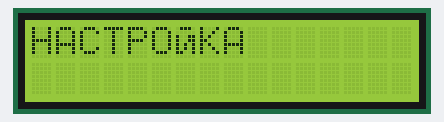
Bench run of a sketch on a simulated Arduino Uno, built with avr-gcc and run on an emulated ATmega328P. On the bench: 16×2 character LCD.

Above: at 0.2 s.
At 1.2 s:
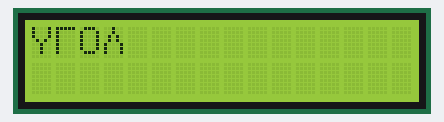
At 2.2 s:
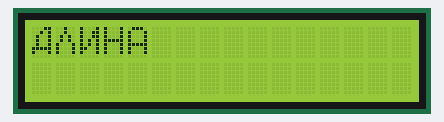
At 3.2 s:
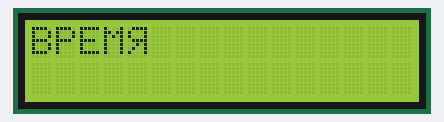
At 4.2 s:
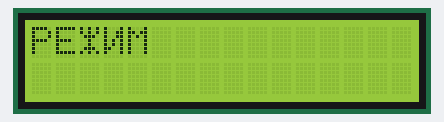

The sketch:

rusLetters.ino
```cpp
#include <Wire.h>
#include <LiquidCrystal_I2C.h>
LiquidCrystal_I2C lcd(0x27,16,2);

byte i2[8] = { // Й
  B01110,
  B00000,
  B10011,
  B10011,
  B10101,
  B10101,
  B11001,
  B00000
};

byte g[8] = { // Г
  B11111,
  B10000,
  B10000,
  B10000,
  B10000,
  B10000,
  B10000,
  B00000
};

byte l[8] = { // Л
  B00100,
    B00100,
    B01010,
    B01010,
    B10001,
    B10001,
    B10001,
    B00000
};
byte i[8] = { // И
  B10001,
    B10011,
    B10011,
    B10101,
    B10101,
    B11001,
    B10001,
    B00000
};

byte zh[8] ={ // Ж
    B10101,
    B10101,
    B01110,
    B00100,
    B00100,
    B01110,
    B10101,
    B00000
};

byte ya[8] = { // Я
  B01111,
  B10001,
  B10001,
  B01111,
  B00101,
  B01001,
  B10001,
  B00000
};

byte d[8] = { // Д
  B00011,
  B00101,
  B01001,
  B01001,
  B01001,
  B11111,
  B10001,
  B00000
};


void setup() {
    Wire.begin();
    lcd.begin();
    lcd.backlight();// Включаем подсветку дисплея
    lcd.setCursor(8, 1);
    Serial.begin(9600);

    lcd.createChar (0, i2);
    lcd.createChar (1, g);
    lcd.createChar (2, l);
    lcd.createChar (3, d);
    lcd.createChar (4, i);
    lcd.createChar (5, ya);
    lcd.createChar (6, zh);
}

void loop() {
   lcd.setCursor(0,0);

   lcd.print("HACTPO");
   lcd.print(char(0));
   lcd.print("KA");
   delay(1000);
   lcd.clear();

   lcd.print("Y");
   lcd.print(char(1));
   lcd.print("O");
   lcd.print(char(2));
   delay(1000);
   lcd.clear();

   lcd.print(char(3));
   lcd.print(char(2));
   lcd.print(char(4));
   lcd.print("HA");
   delay(1000);
   lcd.clear();

   lcd.print("BPEM");
   lcd.print(char(5));
   delay(1000);
   lcd.clear();

   lcd.print("PE");
   lcd.print(char(6));
   lcd.print(char(4));
   lcd.print("M");
   delay(1000);
   lcd.clear();
}
```

Measured:
- by itself, everything shown: repeats every 5.0 s, in 6 steps
- what the display in image 1 shows lasts 1.0 s, from 1.1 s to 2.1 s
